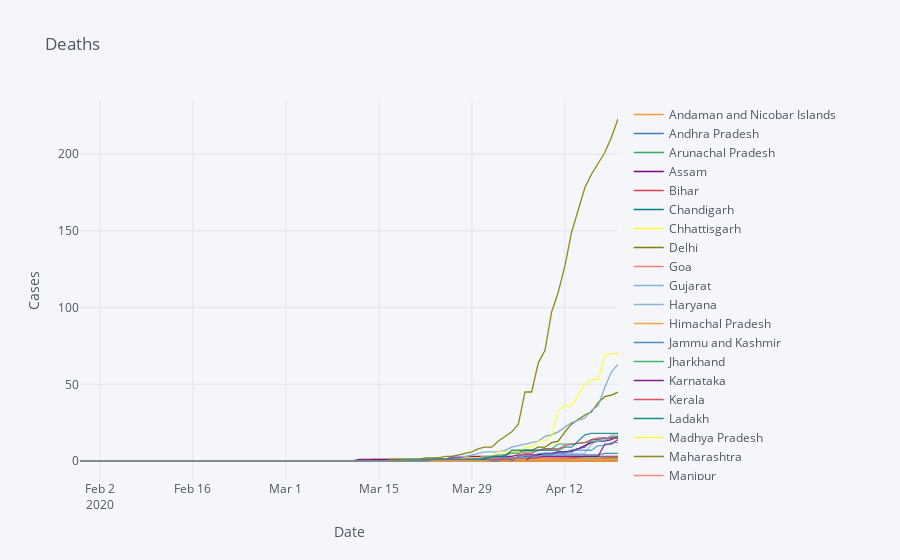

Notebook source saved alongside this figure:
### Code cell
#Deaths,Cured ,Active Cases Date Wise

col = ['Deaths','Cured','Active']

for i,val in enumerate(col):
    p_df = pd.pivot_table(df_clean,index  = 'Date', values = val, columns ='State/UT').fillna(0).astype('int').reset_index()
    p_df.iplot(x = 'Date' ,title = col[i], xTitle = 'Date',yTitle = 'Cases')
